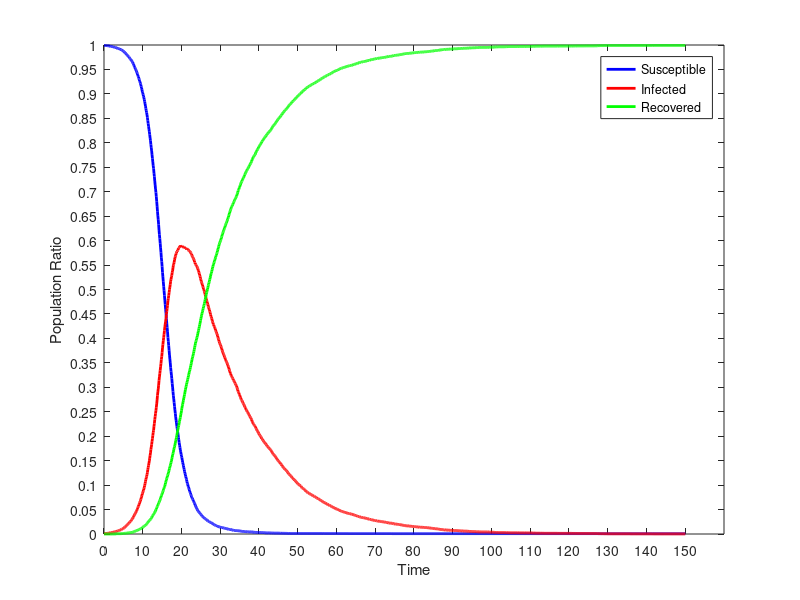

MATLAB code for this plot:
dynamics = [
0.00,9990.000,10.000,0.000;
0.10,9990.000,10.000,0.000;
0.20,9990.000,10.000,0.000;
0.30,9990.000,10.000,0.000;
0.40,9989.000,11.000,0.000;
0.50,9988.000,12.000,0.000;
0.60,9988.000,12.000,0.000;
0.70,9987.000,13.000,0.000;
0.80,9986.000,14.000,0.000;
0.90,9986.000,14.000,0.000;
1.00,9983.000,17.000,0.000;
1.10,9983.000,17.000,0.000;
1.20,9980.000,20.000,0.000;
1.30,9980.000,20.000,0.000;
1.40,9980.000,20.000,0.000;
1.50,9978.000,22.000,0.000;
1.60,9978.000,22.000,0.000;
1.70,9972.000,28.000,0.000;
1.80,9971.000,29.000,0.000;
1.90,9970.000,30.000,0.000;
2.00,9968.000,32.000,0.000;
2.10,9967.000,33.000,0.000;
2.20,9965.000,35.000,0.000;
2.30,9964.000,35.000,1.000;
2.40,9964.000,35.000,1.000;
2.50,9958.000,41.000,1.000;
2.60,9957.000,42.000,1.000;
2.70,9953.000,46.000,1.000;
2.80,9952.000,47.000,1.000;
2.90,9950.000,49.000,1.000;
3.00,9949.000,49.000,2.000;
3.10,9946.000,52.000,2.000;
3.20,9942.000,54.000,4.000;
3.30,9940.000,54.000,6.000;
3.40,9935.000,59.000,6.000;
3.50,9930.000,64.000,6.000;
3.60,9929.000,65.000,6.000;
3.70,9927.000,67.000,6.000;
3.80,9926.000,68.000,6.000;
3.90,9922.000,72.000,6.000;
4.00,9921.000,73.000,6.000;
4.10,9913.000,81.000,6.000;
4.20,9912.000,82.000,6.000;
4.30,9908.000,85.000,7.000;
4.40,9906.000,87.000,7.000;
4.50,9903.000,90.000,7.000;
4.60,9894.000,99.000,7.000;
4.70,9892.000,100.000,8.000;
4.80,9885.000,105.000,10.000;
4.90,9881.000,109.000,10.000;
5.00,9872.000,117.000,11.000;
5.10,9866.000,122.000,12.000;
5.20,9861.000,126.000,13.000;
5.30,9852.000,134.000,14.000;
5.40,9842.000,143.000,15.000;
5.50,9838.000,146.000,16.000;
5.60,9828.000,156.000,16.000;
5.70,9821.000,163.000,16.000;
5.80,9812.000,171.000,17.000;
5.90,9800.000,181.000,19.000;
6.00,9792.000,189.000,19.000;
6.10,9781.000,199.000,20.000;
6.20,9773.000,205.000,22.000;
6.30,9762.000,215.000,23.000;
6.40,9757.000,220.000,23.000;
6.50,9744.000,231.000,25.000;
6.60,9732.000,242.000,26.000;
6.70,9722.000,251.000,27.000;
6.80,9715.000,257.000,28.000;
6.90,9707.000,262.000,31.000;
7.00,9694.000,274.000,32.000;
7.10,9680.000,288.000,32.000;
7.20,9670.000,297.000,33.000;
7.30,9657.000,307.000,36.000;
7.40,9645.000,317.000,38.000;
7.50,9624.000,336.000,40.000;
7.60,9609.000,349.000,42.000;
7.70,9588.000,368.000,44.000;
7.80,9569.000,384.000,47.000;
7.90,9549.000,399.000,52.000;
8.00,9533.000,411.000,56.000;
8.10,9514.000,425.000,61.000;
8.20,9496.000,440.000,64.000;
8.30,9476.000,456.000,68.000;
8.40,9460.000,471.000,69.000;
8.50,9436.000,491.000,73.000;
8.60,9414.000,511.000,75.000;
8.70,9387.000,535.000,78.000;
8.80,9364.000,552.000,84.000;
8.90,9346.000,567.000,87.000;
9.00,9316.000,595.000,89.000;
9.10,9292.000,615.000,93.000;
9.20,9263.000,641.000,96.000;
9.30,9241.000,659.000,100.000;
9.40,9214.000,680.000,106.000;
9.50,9184.000,707.000,109.000;
9.60,9150.000,736.000,114.000;
9.70,9121.000,762.000,117.000;
9.80,9084.000,794.000,122.000;
9.90,9043.000,825.000,132.000;
10.00,9018.000,844.000,138.000;
10.10,8984.000,873.000,143.000;
10.20,8954.000,896.000,150.000;
10.30,8919.000,925.000,156.000;
10.40,8882.000,956.000,162.000;
10.50,8842.000,991.000,167.000;
10.60,8796.000,1031.000,173.000;
10.70,8751.000,1073.000,176.000;
10.80,8701.000,1114.000,185.000;
10.90,8656.000,1148.000,196.000;
11.00,8618.000,1176.000,206.000;
11.10,8570.000,1216.000,214.000;
11.20,8517.000,1258.000,225.000;
11.30,8454.000,1314.000,232.000;
11.40,8394.000,1361.000,245.000;
11.50,8339.000,1401.000,260.000;
11.60,8281.000,1450.000,269.000;
11.70,8226.000,1496.000,278.000;
11.80,8166.000,1551.000,283.000;
11.90,8097.000,1610.000,293.000;
12.00,8042.000,1659.000,299.000;
12.10,7962.000,1730.000,308.000;
12.20,7897.000,1778.000,325.000;
12.30,7833.000,1832.000,335.000;
12.40,7753.000,1896.000,351.000;
12.50,7681.000,1951.000,368.000;
12.60,7608.000,2013.000,379.000;
12.70,7529.000,2079.000,392.000;
12.80,7474.000,2120.000,406.000;
12.90,7379.000,2205.000,416.000;
13.00,7310.000,2261.000,429.000;
13.10,7219.000,2339.000,442.000;
13.20,7137.000,2402.000,461.000;
13.30,7055.000,2466.000,479.000;
13.40,6984.000,2520.000,496.000;
13.50,6897.000,2591.000,512.000;
13.60,6804.000,2660.000,536.000;
13.70,6705.000,2741.000,554.000;
13.80,6600.000,2832.000,568.000;
13.90,6505.000,2905.000,590.000;
14.00,6425.000,2966.000,609.000;
14.10,6326.000,3044.000,630.000;
14.20,6216.000,3138.000,646.000;
14.30,6121.000,3212.000,667.000;
14.40,6039.000,3278.000,683.000;
14.50,5946.000,3347.000,707.000;
14.60,5851.000,3419.000,730.000;
14.70,5761.000,3484.000,755.000;
14.80,5648.000,3569.000,783.000;
14.90,5570.000,3628.000,802.000;
15.00,5468.000,3711.000,821.000;
15.10,5349.000,3805.000,846.000;
15.20,5258.000,3874.000,868.000;
15.30,5158.000,3952.000,890.000;
15.40,5066.000,4015.000,919.000;
15.50,4974.000,4085.000,941.000;
15.60,4877.000,4162.000,961.000;
15.70,4785.000,4233.000,982.000;
15.80,4690.000,4292.000,1018.000;
15.90,4600.000,4351.000,1049.000;
16.00,4513.000,4406.000,1081.000;
16.10,4405.000,4488.000,1107.000;
16.20,4312.000,4550.000,1138.000;
16.30,4221.000,4615.000,1164.000;
16.40,4133.000,4674.000,1193.000;
16.50,4018.000,4768.000,1214.000;
16.60,3939.000,4816.000,1245.000;
16.70,3852.000,4876.000,1272.000;
16.80,3758.000,4937.000,1305.000;
16.90,3660.000,4999.000,1341.000;
17.00,3579.000,5050.000,1371.000;
17.10,3498.000,5106.000,1396.000;
17.20,3401.000,5170.000,1429.000;
17.30,3327.000,5210.000,1463.000;
17.40,3249.000,5257.000,1494.000;
17.50,3176.000,5289.000,1535.000;
17.60,3079.000,5350.000,1571.000;
17.70,3005.000,5380.000,1615.000;
17.80,2914.000,5442.000,1644.000;
17.90,2828.000,5496.000,1676.000;
18.00,2762.000,5519.000,1719.000;
18.10,2687.000,5557.000,1756.000;
18.20,2610.000,5606.000,1784.000;
18.30,2537.000,5644.000,1819.000;
18.40,2467.000,5673.000,1860.000;
18.50,2395.000,5702.000,1903.000;
18.60,2329.000,5733.000,1938.000;
18.70,2274.000,5751.000,1975.000;
18.80,2205.000,5778.000,2017.000;
18.90,2154.000,5781.000,2065.000;
19.00,2094.000,5800.000,2106.000;
19.10,2043.000,5807.000,2150.000;
19.20,1974.000,5843.000,2183.000;
19.30,1926.000,5851.000,2223.000;
19.40,1868.000,5859.000,2273.000;
19.50,1816.000,5876.000,2308.000;
19.60,1772.000,5878.000,2350.000;
19.70,1718.000,5898.000,2384.000;
19.80,1679.000,5886.000,2435.000;
19.90,1631.000,5896.000,2473.000;
20.00,1595.000,5883.000,2522.000;
20.10,1560.000,5866.000,2574.000;
20.20,1512.000,5869.000,2619.000;
20.30,1467.000,5880.000,2653.000;
20.40,1430.000,5872.000,2698.000;
20.50,1397.000,5867.000,2736.000;
20.60,1353.000,5866.000,2781.000;
20.70,1318.000,5864.000,2818.000;
20.80,1275.000,5871.000,2854.000;
20.90,1243.000,5854.000,2903.000;
21.00,1209.000,5840.000,2951.000;
21.10,1173.000,5838.000,2989.000;
21.20,1142.000,5838.000,3020.000;
21.30,1116.000,5823.000,3061.000;
21.40,1070.000,5834.000,3096.000;
21.50,1037.000,5835.000,3128.000;
21.60,1017.000,5822.000,3161.000;
21.70,980.000,5822.000,3198.000;
21.80,959.000,5804.000,3237.000;
21.90,936.000,5796.000,3268.000;
22.00,906.000,5785.000,3309.000;
22.10,878.000,5787.000,3335.000;
22.20,855.000,5777.000,3368.000;
22.30,836.000,5757.000,3407.000;
22.40,809.000,5748.000,3443.000;
22.50,787.000,5731.000,3482.000;
22.60,762.000,5723.000,3515.000;
22.70,741.000,5697.000,3562.000;
22.80,728.000,5674.000,3598.000;
22.90,709.000,5663.000,3628.000;
23.00,695.000,5646.000,3659.000;
23.10,673.000,5633.000,3694.000;
23.20,653.000,5614.000,3733.000;
23.30,637.000,5587.000,3776.000;
23.40,625.000,5558.000,3817.000;
23.50,597.000,5546.000,3857.000;
23.60,583.000,5516.000,3901.000;
23.70,563.000,5503.000,3934.000;
23.80,542.000,5500.000,3958.000;
23.90,527.000,5483.000,3990.000;
24.00,511.000,5467.000,4022.000;
24.10,498.000,5449.000,4053.000;
24.20,480.000,5427.000,4093.000;
24.30,469.000,5400.000,4131.000;
24.40,461.000,5379.000,4160.000;
24.50,448.000,5349.000,4203.000;
24.60,439.000,5321.000,4240.000;
24.70,429.000,5291.000,4280.000;
24.80,418.000,5267.000,4315.000;
24.90,408.000,5227.000,4365.000;
25.00,400.000,5198.000,4402.000;
25.10,393.000,5167.000,4440.000;
25.20,383.000,5142.000,4475.000;
25.30,370.000,5117.000,4513.000;
25.40,363.000,5094.000,4543.000;
25.50,357.000,5066.000,4577.000;
25.60,348.000,5038.000,4614.000;
25.70,342.000,5011.000,4647.000;
25.80,335.000,4990.000,4675.000;
25.90,325.000,4961.000,4714.000;
26.00,316.000,4936.000,4748.000;
26.10,312.000,4898.000,4790.000;
26.20,307.000,4865.000,4828.000;
26.30,300.000,4834.000,4866.000;
26.40,293.000,4805.000,4902.000;
26.50,287.000,4772.000,4941.000;
26.60,283.000,4748.000,4969.000;
26.70,276.000,4717.000,5007.000;
26.80,268.000,4696.000,5036.000;
26.90,263.000,4657.000,5080.000;
27.00,261.000,4633.000,5106.000;
27.10,256.000,4604.000,5140.000;
27.20,248.000,4582.000,5170.000;
27.30,244.000,4550.000,5206.000;
27.40,239.000,4524.000,5237.000;
27.50,236.000,4489.000,5275.000;
27.60,232.000,4453.000,5315.000;
27.70,229.000,4435.000,5336.000;
27.80,224.000,4408.000,5368.000;
27.90,220.000,4375.000,5405.000;
28.00,216.000,4347.000,5437.000;
28.10,210.000,4320.000,5470.000;
28.20,205.000,4293.000,5502.000;
28.30,197.000,4279.000,5524.000;
28.40,195.000,4252.000,5553.000;
28.50,187.000,4235.000,5578.000;
28.60,180.000,4215.000,5605.000;
28.70,178.000,4195.000,5627.000;
28.80,173.000,4167.000,5660.000;
28.90,170.000,4144.000,5686.000;
29.00,169.000,4125.000,5706.000;
29.10,165.000,4100.000,5735.000;
29.20,157.000,4084.000,5759.000;
29.30,157.000,4053.000,5790.000;
29.40,152.000,4024.000,5824.000;
29.50,151.000,3998.000,5851.000;
29.60,148.000,3973.000,5879.000;
29.70,147.000,3939.000,5914.000;
29.80,144.000,3913.000,5943.000;
29.90,143.000,3897.000,5960.000;
30.00,142.000,3872.000,5986.000;
30.10,138.000,3859.000,6003.000;
30.20,137.000,3833.000,6030.000;
30.30,132.000,3809.000,6059.000;
30.40,132.000,3784.000,6084.000;
30.50,131.000,3755.000,6114.000;
30.60,130.000,3730.000,6140.000;
30.70,128.000,3708.000,6164.000;
30.80,124.000,3688.000,6188.000;
30.90,122.000,3667.000,6211.000;
31.00,121.000,3647.000,6232.000;
31.10,120.000,3627.000,6253.000;
31.20,117.000,3606.000,6277.000;
31.30,116.000,3580.000,6304.000;
31.40,115.000,3559.000,6326.000;
31.50,112.000,3539.000,6349.000;
31.60,110.000,3523.000,6367.000;
31.70,107.000,3507.000,6386.000;
31.80,105.000,3488.000,6407.000;
31.90,103.000,3461.000,6436.000;
32.00,101.000,3440.000,6459.000;
32.10,98.000,3423.000,6479.000;
32.20,95.000,3396.000,6509.000;
32.30,95.000,3366.000,6539.000;
32.40,95.000,3340.000,6565.000;
32.50,94.000,3316.000,6590.000;
32.60,94.000,3290.000,6616.000;
32.70,91.000,3273.000,6636.000;
32.80,89.000,3248.000,6663.000;
32.90,86.000,3229.000,6685.000;
33.00,85.000,3214.000,6701.000;
33.10,83.000,3204.000,6713.000;
33.20,81.000,3185.000,6734.000;
33.30,79.000,3171.000,6750.000;
33.40,77.000,3149.000,6774.000;
33.50,72.000,3137.000,6791.000;
33.60,72.000,3123.000,6805.000;
33.70,71.000,3105.000,6824.000;
33.80,70.000,3085.000,6845.000;
33.90,70.000,3074.000,6856.000;
34.00,70.000,3056.000,6874.000;
34.10,69.000,3041.000,6890.000;
34.20,69.000,3025.000,6906.000;
34.30,68.000,2999.000,6933.000;
34.40,67.000,2976.000,6957.000;
34.50,67.000,2952.000,6981.000;
34.60,66.000,2915.000,7019.000;
34.70,66.000,2901.000,7033.000;
34.80,65.000,2884.000,7051.000;
34.90,64.000,2860.000,7076.000;
35.00,62.000,2843.000,7095.000;
35.10,61.000,2820.000,7119.000;
35.20,60.000,2797.000,7143.000;
35.30,58.000,2778.000,7164.000;
35.40,58.000,2753.000,7189.000;
35.50,56.000,2738.000,7206.000;
35.60,55.000,2730.000,7215.000;
35.70,54.000,2710.000,7236.000;
35.80,52.000,2691.000,7257.000;
35.90,50.000,2676.000,7274.000;
36.00,50.000,2665.000,7285.000;
36.10,50.000,2647.000,7303.000;
36.20,50.000,2628.000,7322.000;
36.30,49.000,2606.000,7345.000;
36.40,49.000,2592.000,7359.000;
36.50,48.000,2577.000,7375.000;
36.60,47.000,2558.000,7395.000;
36.70,46.000,2540.000,7414.000;
36.80,46.000,2528.000,7426.000;
36.90,46.000,2513.000,7441.000;
37.00,44.000,2497.000,7459.000;
37.10,44.000,2488.000,7468.000;
37.20,44.000,2473.000,7483.000;
37.30,44.000,2458.000,7498.000;
37.40,44.000,2443.000,7513.000;
37.50,44.000,2428.000,7528.000;
37.60,44.000,2410.000,7546.000;
37.70,43.000,2397.000,7560.000;
37.80,43.000,2382.000,7575.000;
37.90,43.000,2371.000,7586.000;
38.00,42.000,2353.000,7605.000;
38.10,41.000,2338.000,7621.000;
38.20,40.000,2311.000,7649.000;
38.30,40.000,2292.000,7668.000;
38.40,40.000,2274.000,7686.000;
38.50,40.000,2257.000,7703.000;
38.60,38.000,2247.000,7715.000;
38.70,37.000,2233.000,7730.000;
38.80,35.000,2224.000,7741.000;
38.90,35.000,2212.000,7753.000;
39.00,34.000,2205.000,7761.000;
39.10,34.000,2185.000,7781.000;
39.20,32.000,2163.000,7805.000;
39.30,32.000,2150.000,7818.000;
39.40,32.000,2136.000,7832.000;
39.50,32.000,2118.000,7850.000;
39.60,32.000,2106.000,7862.000;
39.70,32.000,2095.000,7873.000;
39.80,32.000,2078.000,7890.000;
39.90,32.000,2058.000,7910.000;
40.00,31.000,2047.000,7922.000;
40.10,31.000,2032.000,7937.000;
40.20,31.000,2019.000,7950.000;
40.30,30.000,2010.000,7960.000;
40.40,29.000,1998.000,7973.000;
40.50,29.000,1987.000,7984.000;
40.60,29.000,1971.000,8000.000;
40.70,29.000,1950.000,8021.000;
40.80,29.000,1944.000,8027.000;
40.90,29.000,1934.000,8037.000;
41.00,29.000,1919.000,8052.000;
41.10,29.000,1909.000,8062.000;
41.20,29.000,1895.000,8076.000;
41.30,28.000,1883.000,8089.000;
41.40,26.000,1874.000,8100.000;
41.50,24.000,1868.000,8108.000;
41.60,24.000,1855.000,8121.000;
41.70,23.000,1848.000,8129.000;
41.80,23.000,1834.000,8143.000;
41.90,23.000,1826.000,8151.000;
42.00,23.000,1814.000,8163.000;
42.10,23.000,1800.000,8177.000;
42.20,23.000,1790.000,8187.000;
42.30,23.000,1783.000,8194.000;
42.40,22.000,1774.000,8204.000;
42.50,22.000,1763.000,8215.000;
42.60,22.000,1753.000,8225.000;
42.70,22.000,1746.000,8232.000;
42.80,22.000,1737.000,8241.000;
42.90,22.000,1726.000,8252.000;
43.00,21.000,1719.000,8260.000;
43.10,21.000,1709.000,8270.000;
43.20,20.000,1696.000,8284.000;
43.30,20.000,1681.000,8299.000;
43.40,20.000,1668.000,8312.000;
43.50,20.000,1655.000,8325.000;
43.60,20.000,1642.000,8338.000;
43.70,19.000,1632.000,8349.000;
43.80,18.000,1625.000,8357.000;
43.90,18.000,1615.000,8367.000;
44.00,18.000,1604.000,8378.000;
44.10,18.000,1596.000,8386.000;
44.20,18.000,1585.000,8397.000;
44.30,18.000,1574.000,8408.000;
44.40,18.000,1563.000,8419.000;
44.50,18.000,1551.000,8431.000;
44.60,18.000,1537.000,8445.000;
44.70,18.000,1526.000,8456.000;
44.80,18.000,1511.000,8471.000;
44.90,18.000,1501.000,8481.000;
45.00,18.000,1496.000,8486.000;
45.10,17.000,1487.000,8496.000;
45.20,17.000,1477.000,8506.000;
45.30,17.000,1470.000,8513.000;
45.40,17.000,1459.000,8524.000;
45.50,17.000,1446.000,8537.000;
45.60,17.000,1432.000,8551.000;
45.70,15.000,1427.000,8558.000;
45.80,15.000,1419.000,8566.000;
45.90,15.000,1409.000,8576.000;
46.00,15.000,1391.000,8594.000;
46.10,15.000,1381.000,8604.000;
46.20,15.000,1370.000,8615.000;
46.30,15.000,1359.000,8626.000;
46.40,15.000,1350.000,8635.000;
46.50,15.000,1343.000,8642.000;
46.60,14.000,1334.000,8652.000;
46.70,14.000,1322.000,8664.000;
46.80,14.000,1315.000,8671.000;
46.90,14.000,1309.000,8677.000;
47.00,14.000,1301.000,8685.000;
47.10,14.000,1295.000,8691.000;
47.20,13.000,1284.000,8703.000;
47.30,13.000,1275.000,8712.000;
47.40,13.000,1261.000,8726.000;
47.50,13.000,1251.000,8736.000;
47.60,12.000,1238.000,8750.000;
47.70,12.000,1227.000,8761.000;
47.80,11.000,1220.000,8769.000;
47.90,11.000,1213.000,8776.000;
48.00,11.000,1204.000,8785.000;
48.10,11.000,1196.000,8793.000;
48.20,11.000,1189.000,8800.000;
48.30,11.000,1181.000,8808.000;
48.40,11.000,1171.000,8818.000;
48.50,11.000,1157.000,8832.000;
48.60,11.000,1147.000,8842.000;
48.70,11.000,1141.000,8848.000;
48.80,11.000,1135.000,8854.000;
48.90,11.000,1122.000,8867.000;
49.00,11.000,1118.000,8871.000;
49.10,11.000,1110.000,8879.000;
49.20,11.000,1099.000,8890.000;
49.30,11.000,1096.000,8893.000;
49.40,11.000,1087.000,8902.000;
49.50,11.000,1077.000,8912.000;
49.60,11.000,1067.000,8922.000;
49.70,11.000,1055.000,8934.000;
49.80,11.000,1049.000,8940.000;
49.90,11.000,1039.000,8950.000;
50.00,11.000,1032.000,8957.000;
50.10,11.000,1022.000,8967.000;
50.20,11.000,1016.000,8973.000;
50.30,11.000,1010.000,8979.000;
50.40,11.000,1005.000,8984.000;
50.50,11.000,997.000,8992.000;
50.60,11.000,989.000,9000.000;
50.70,11.000,985.000,9004.000;
50.80,11.000,980.000,9009.000;
50.90,11.000,965.000,9024.000;
51.00,11.000,955.000,9034.000;
51.10,11.000,944.000,9045.000;
51.20,11.000,941.000,9048.000;
51.30,11.000,933.000,9056.000;
51.40,11.000,930.000,9059.000;
51.50,11.000,922.000,9067.000;
51.60,11.000,916.000,9073.000;
51.70,11.000,905.000,9084.000;
51.80,11.000,900.000,9089.000;
51.90,11.000,897.000,9092.000;
52.00,11.000,891.000,9098.000;
52.10,11.000,880.000,9109.000;
52.20,11.000,868.000,9121.000;
52.30,11.000,862.000,9127.000;
52.40,11.000,859.000,9130.000;
52.50,11.000,853.000,9136.000;
52.60,11.000,847.000,9142.000;
52.70,11.000,841.000,9148.000;
52.80,11.000,838.000,9151.000;
52.90,11.000,835.000,9154.000;
53.00,11.000,829.000,9160.000;
53.10,11.000,822.000,9167.000;
53.20,11.000,818.000,9171.000;
53.30,11.000,813.000,9176.000;
53.40,11.000,808.000,9181.000;
53.50,11.000,804.000,9185.000;
53.60,11.000,800.000,9189.000;
53.70,11.000,795.000,9194.000;
53.80,11.000,789.000,9200.000;
53.90,11.000,783.000,9206.000;
54.00,11.000,777.000,9212.000;
54.10,11.000,776.000,9213.000;
54.20,11.000,775.000,9214.000;
54.30,11.000,772.000,9217.000;
54.40,11.000,766.000,9223.000;
54.50,11.000,759.000,9230.000;
54.60,11.000,755.000,9234.000;
54.70,11.000,749.000,9240.000;
54.80,11.000,746.000,9243.000;
54.90,11.000,736.000,9253.000;
55.00,11.000,732.000,9257.000;
55.10,11.000,728.000,9261.000;
55.20,11.000,726.000,9263.000;
55.30,11.000,722.000,9267.000;
55.40,11.000,717.000,9272.000;
55.50,11.000,711.000,9278.000;
55.60,11.000,706.000,9283.000;
55.70,11.000,701.000,9288.000;
55.80,11.000,694.000,9295.000;
55.90,11.000,687.000,9302.000;
56.00,11.000,683.000,9306.000;
56.10,11.000,680.000,9309.000;
56.20,11.000,676.000,9313.000;
56.30,11.000,670.000,9319.000;
56.40,11.000,664.000,9325.000;
56.50,11.000,658.000,9331.000;
56.60,10.000,653.000,9337.000;
56.70,10.000,649.000,9341.000;
56.80,10.000,646.000,9344.000;
56.90,10.000,642.000,9348.000;
57.00,10.000,637.000,9353.000;
57.10,10.000,636.000,9354.000;
57.20,10.000,628.000,9362.000;
57.30,10.000,622.000,9368.000;
57.40,10.000,618.000,9372.000;
57.50,10.000,613.000,9377.000;
57.60,10.000,612.000,9378.000;
57.70,10.000,605.000,9385.000;
57.80,10.000,599.000,9391.000;
57.90,10.000,596.000,9394.000;
58.00,10.000,595.000,9395.000;
58.10,10.000,592.000,9398.000;
58.20,10.000,587.000,9403.000;
58.30,10.000,581.000,9409.000;
58.40,10.000,577.000,9413.000;
58.50,10.000,574.000,9416.000;
58.60,10.000,571.000,9419.000;
58.70,10.000,566.000,9424.000;
58.80,10.000,560.000,9430.000;
58.90,10.000,555.000,9435.000;
59.00,10.000,550.000,9440.000;
59.10,10.000,546.000,9444.000;
59.20,10.000,540.000,9450.000;
59.30,10.000,537.000,9453.000;
59.40,10.000,533.000,9457.000;
59.50,10.000,533.000,9457.000;
59.60,10.000,526.000,9464.000;
59.70,10.000,520.000,9470.000;
59.80,10.000,516.000,9474.000;
59.90,10.000,513.000,9477.000;
60.00,10.000,510.000,9480.000;
60.10,10.000,509.000,9481.000;
60.20,10.000,507.000,9483.000;
60.30,9.000,506.000,9485.000;
60.40,9.000,498.000,9493.000;
60.50,9.000,494.000,9497.000;
60.60,9.000,490.000,9501.000;
60.70,9.000,484.000,9507.000;
60.80,9.000,482.000,9509.000;
60.90,9.000,478.000,9513.000;
61.00,9.000,474.000,9517.000;
61.10,9.000,474.000,9517.000;
61.20,9.000,471.000,9520.000;
61.30,9.000,466.000,9525.000;
61.40,9.000,463.000,9528.000;
61.50,9.000,461.000,9530.000;
61.60,9.000,458.000,9533.000;
61.70,9.000,454.000,9537.000;
61.80,9.000,452.000,9539.000;
61.90,9.000,448.000,9543.000;
62.00,9.000,447.000,9544.000;
62.10,9.000,444.000,9547.000;
62.20,9.000,441.000,9550.000;
62.30,9.000,440.000,9551.000;
62.40,9.000,438.000,9553.000;
62.50,9.000,434.000,9557.000;
62.60,9.000,433.000,9558.000;
62.70,9.000,431.000,9560.000;
62.80,9.000,428.000,9563.000;
62.90,9.000,425.000,9566.000;
63.00,9.000,423.000,9568.000;
63.10,8.000,420.000,9572.000;
63.20,8.000,419.000,9573.000;
63.30,8.000,417.000,9575.000;
63.40,8.000,414.000,9578.000;
63.50,8.000,412.000,9580.000;
63.60,8.000,412.000,9580.000;
63.70,8.000,411.000,9581.000;
63.80,8.000,407.000,9585.000;
63.90,8.000,406.000,9586.000;
64.00,8.000,403.000,9589.000;
64.10,8.000,403.000,9589.000;
64.20,8.000,402.000,9590.000;
64.30,8.000,396.000,9596.000;
64.40,8.000,393.000,9599.000;
64.50,8.000,391.000,9601.000;
64.60,8.000,388.000,9604.000;
64.70,8.000,385.000,9607.000;
64.80,8.000,381.000,9611.000;
64.90,8.000,379.000,9613.000;
65.00,8.000,378.000,9614.000;
65.10,8.000,376.000,9616.000;
65.20,8.000,375.000,9617.000;
65.30,8.000,372.000,9620.000;
65.40,8.000,366.000,9626.000;
65.50,8.000,362.000,9630.000;
65.60,8.000,359.000,9633.000;
65.70,8.000,358.000,9634.000;
65.80,8.000,357.000,9635.000;
65.90,8.000,352.000,9640.000;
66.00,8.000,349.000,9643.000;
66.10,8.000,346.000,9646.000;
66.20,8.000,344.000,9648.000;
66.30,8.000,344.000,9648.000;
66.40,8.000,344.000,9648.000;
66.50,8.000,340.000,9652.000;
66.60,8.000,338.000,9654.000;
66.70,8.000,335.000,9657.000;
66.80,8.000,334.000,9658.000;
66.90,8.000,331.000,9661.000;
67.00,8.000,331.000,9661.000;
67.10,8.000,329.000,9663.000;
67.20,8.000,329.000,9663.000;
67.30,8.000,329.000,9663.000;
67.40,8.000,327.000,9665.000;
67.50,8.000,326.000,9666.000;
67.60,8.000,322.000,9670.000;
67.70,8.000,318.000,9674.000;
67.80,8.000,316.000,9676.000;
67.90,8.000,313.000,9679.000;
68.00,8.000,312.000,9680.000;
68.10,8.000,310.000,9682.000;
68.20,8.000,309.000,9683.000;
68.30,8.000,307.000,9685.000;
68.40,8.000,307.000,9685.000;
68.50,8.000,304.000,9688.000;
68.60,8.000,299.000,9693.000;
68.70,8.000,296.000,9696.000;
68.80,8.000,295.000,9697.000;
68.90,8.000,295.000,9697.000;
69.00,8.000,293.000,9699.000;
69.10,8.000,291.000,9701.000;
69.20,8.000,288.000,9704.000;
69.30,8.000,286.000,9706.000;
69.40,8.000,285.000,9707.000;
69.50,8.000,284.000,9708.000;
69.60,8.000,282.000,9710.000;
69.70,8.000,282.000,9710.000;
69.80,8.000,278.000,9714.000;
69.90,8.000,277.000,9715.000;
70.00,8.000,275.000,9717.000;
70.10,8.000,275.000,9717.000;
70.20,8.000,271.000,9721.000;
70.30,8.000,268.000,9724.000;
70.40,8.000,267.000,9725.000;
70.50,8.000,267.000,9725.000;
70.60,8.000,266.000,9726.000;
70.70,8.000,262.000,9730.000;
70.80,8.000,262.000,9730.000;
70.90,8.000,261.000,9731.000;
71.00,8.000,261.000,9731.000;
71.10,8.000,261.000,9731.000;
71.20,8.000,260.000,9732.000;
71.30,8.000,260.000,9732.000;
71.40,8.000,258.000,9734.000;
71.50,8.000,256.000,9736.000;
71.60,8.000,254.000,9738.000;
71.70,8.000,251.000,9741.000;
71.80,8.000,250.000,9742.000;
71.90,8.000,250.000,9742.000;
72.00,8.000,248.000,9744.000;
72.10,8.000,247.000,9745.000;
72.20,8.000,247.000,9745.000;
72.30,8.000,246.000,9746.000;
72.40,8.000,246.000,9746.000;
72.50,8.000,243.000,9749.000;
72.60,8.000,241.000,9751.000;
72.70,8.000,240.000,9752.000;
72.80,8.000,238.000,9754.000;
72.90,8.000,237.000,9755.000;
73.00,8.000,234.000,9758.000;
73.10,8.000,233.000,9759.000;
73.20,8.000,232.000,9760.000;
73.30,8.000,229.000,9763.000;
73.40,8.000,225.000,9767.000;
73.50,8.000,224.000,9768.000;
73.60,8.000,224.000,9768.000;
73.70,8.000,224.000,9768.000;
73.80,8.000,224.000,9768.000;
73.90,8.000,223.000,9769.000;
74.00,8.000,222.000,9770.000;
74.10,8.000,221.000,9771.000;
74.20,8.000,221.000,9771.000;
74.30,7.000,221.000,9772.000;
74.40,7.000,218.000,9775.000;
74.50,7.000,217.000,9776.000;
74.60,7.000,213.000,9780.000;
74.70,7.000,209.000,9784.000;
74.80,7.000,208.000,9785.000;
74.90,7.000,208.000,9785.000;
75.00,7.000,206.000,9787.000;
75.10,7.000,206.000,9787.000;
75.20,7.000,204.000,9789.000;
75.30,7.000,204.000,9789.000;
75.40,7.000,203.000,9790.000;
75.50,7.000,202.000,9791.000;
75.60,7.000,201.000,9792.000;
75.70,7.000,199.000,9794.000;
75.80,7.000,197.000,9796.000;
75.90,7.000,196.000,9797.000;
76.00,7.000,196.000,9797.000;
76.10,7.000,195.000,9798.000;
76.20,7.000,195.000,9798.000;
76.30,7.000,193.000,9800.000;
76.40,7.000,191.000,9802.000;
76.50,7.000,190.000,9803.000;
76.60,7.000,188.000,9805.000;
76.70,7.000,186.000,9807.000;
76.80,7.000,184.000,9809.000;
76.90,7.000,183.000,9810.000;
77.00,7.000,182.000,9811.000;
77.10,7.000,181.000,9812.000;
77.20,7.000,180.000,9813.000;
77.30,7.000,178.000,9815.000;
77.40,7.000,176.000,9817.000;
77.50,7.000,172.000,9821.000;
77.60,7.000,171.000,9822.000;
77.70,7.000,169.000,9824.000;
77.80,7.000,169.000,9824.000;
77.90,7.000,168.000,9825.000;
78.00,7.000,168.000,9825.000;
78.10,7.000,167.000,9826.000;
78.20,7.000,167.000,9826.000;
78.30,7.000,167.000,9826.000;
78.40,7.000,167.000,9826.000;
78.50,7.000,166.000,9827.000;
78.60,7.000,164.000,9829.000;
78.70,7.000,164.000,9829.000;
78.80,7.000,163.000,9830.000;
78.90,7.000,161.000,9832.000;
79.00,7.000,160.000,9833.000;
79.10,7.000,159.000,9834.000;
79.20,7.000,159.000,9834.000;
79.30,7.000,158.000,9835.000;
79.40,7.000,157.000,9836.000;
79.50,7.000,157.000,9836.000;
79.60,7.000,156.000,9837.000;
79.70,7.000,155.000,9838.000;
79.80,7.000,153.000,9840.000;
79.90,7.000,152.000,9841.000;
80.00,7.000,152.000,9841.000;
80.10,7.000,150.000,9843.000;
80.20,7.000,150.000,9843.000;
80.30,7.000,149.000,9844.000;
80.40,7.000,149.000,9844.000;
80.50,7.000,148.000,9845.000;
80.60,7.000,147.000,9846.000;
80.70,7.000,146.000,9847.000;
80.80,7.000,144.000,9849.000;
80.90,7.000,143.000,9850.000;
81.00,7.000,143.000,9850.000;
81.10,7.000,143.000,9850.000;
81.20,7.000,143.000,9850.000;
81.30,7.000,142.000,9851.000;
81.40,7.000,139.000,9854.000;
81.50,7.000,139.000,9854.000;
81.60,7.000,139.000,9854.000;
81.70,7.000,139.000,9854.000;
81.80,7.000,138.000,9855.000;
81.90,7.000,138.000,9855.000;
82.00,7.000,138.000,9855.000;
82.10,7.000,138.000,9855.000;
82.20,7.000,138.000,9855.000;
82.30,7.000,137.000,9856.000;
82.40,7.000,136.000,9857.000;
82.50,7.000,135.000,9858.000;
82.60,7.000,135.000,9858.000;
82.70,7.000,134.000,9859.000;
82.80,7.000,133.000,9860.000;
82.90,7.000,132.000,9861.000;
83.00,7.000,132.000,9861.000;
83.10,7.000,131.000,9862.000;
83.20,7.000,130.000,9863.000;
83.30,7.000,130.000,9863.000;
83.40,7.000,130.000,9863.000;
83.50,7.000,128.000,9865.000;
83.60,7.000,127.000,9866.000;
83.70,7.000,126.000,9867.000;
83.80,7.000,126.000,9867.000;
83.90,7.000,126.000,9867.000;
84.00,7.000,124.000,9869.000;
84.10,7.000,123.000,9870.000;
84.20,7.000,121.000,9872.000;
84.30,7.000,120.000,9873.000;
84.40,7.000,120.000,9873.000;
84.50,7.000,118.000,9875.000;
84.60,7.000,118.000,9875.000;
84.70,7.000,117.000,9876.000;
84.80,7.000,117.000,9876.000;
84.90,7.000,115.000,9878.000;
85.00,7.000,114.000,9879.000;
85.10,7.000,113.000,9880.000;
85.20,7.000,110.000,9883.000;
85.30,7.000,108.000,9885.000;
85.40,7.000,108.000,9885.000;
85.50,7.000,108.000,9885.000;
85.60,7.000,108.000,9885.000;
85.70,7.000,107.000,9886.000;
85.80,7.000,106.000,9887.000;
85.90,7.000,105.000,9888.000;
86.00,7.000,104.000,9889.000;
86.10,7.000,104.000,9889.000;
86.20,7.000,103.000,9890.000;
86.30,7.000,103.000,9890.000;
86.40,7.000,99.000,9894.000;
86.50,7.000,98.000,9895.000;
86.60,7.000,97.000,9896.000;
86.70,7.000,95.000,9898.000;
86.80,7.000,94.000,9899.000;
86.90,7.000,94.000,9899.000;
87.00,7.000,93.000,9900.000;
87.10,7.000,91.000,9902.000;
87.20,7.000,91.000,9902.000;
87.30,7.000,89.000,9904.000;
87.40,7.000,87.000,9906.000;
87.50,7.000,87.000,9906.000;
87.60,7.000,86.000,9907.000;
87.70,7.000,86.000,9907.000;
87.80,7.000,86.000,9907.000;
87.90,7.000,86.000,9907.000;
88.00,7.000,83.000,9910.000;
88.10,7.000,81.000,9912.000;
88.20,7.000,81.000,9912.000;
88.30,7.000,81.000,9912.000;
88.40,7.000,81.000,9912.000;
88.50,7.000,81.000,9912.000;
88.60,7.000,81.000,9912.000;
88.70,7.000,80.000,9913.000;
88.80,7.000,80.000,9913.000;
88.90,7.000,78.000,9915.000;
89.00,7.000,78.000,9915.000;
89.10,7.000,78.000,9915.000;
89.20,7.000,78.000,9915.000;
89.30,7.000,78.000,9915.000;
89.40,7.000,76.000,9917.000;
89.50,7.000,76.000,9917.000;
89.60,7.000,75.000,9918.000;
89.70,7.000,75.000,9918.000;
89.80,7.000,75.000,9918.000;
89.90,7.000,74.000,9919.000;
90.00,7.000,74.000,9919.000;
90.10,7.000,72.000,9921.000;
90.20,7.000,72.000,9921.000;
90.30,7.000,72.000,9921.000;
90.40,7.000,72.000,9921.000;
90.50,7.000,71.000,9922.000;
90.60,7.000,70.000,9923.000;
90.70,7.000,70.000,9923.000;
90.80,7.000,70.000,9923.000;
90.90,7.000,70.000,9923.000;
91.00,7.000,70.000,9923.000;
91.10,7.000,70.000,9923.000;
91.20,7.000,70.000,9923.000;
91.30,7.000,68.000,9925.000;
91.40,7.000,68.000,9925.000;
91.50,7.000,66.000,9927.000;
91.60,7.000,66.000,9927.000;
91.70,7.000,65.000,9928.000;
91.80,7.000,65.000,9928.000;
91.90,7.000,65.000,9928.000;
92.00,7.000,65.000,9928.000;
92.10,7.000,64.000,9929.000;
92.20,7.000,64.000,9929.000;
92.30,7.000,64.000,9929.000;
92.40,7.000,63.000,9930.000;
92.50,7.000,61.000,9932.000;
92.60,7.000,61.000,9932.000;
92.70,7.000,61.000,9932.000;
92.80,7.000,60.000,9933.000;
92.90,7.000,60.000,9933.000;
93.00,7.000,59.000,9934.000;
93.10,7.000,59.000,9934.000;
93.20,7.000,59.000,9934.000;
93.30,7.000,59.000,9934.000;
93.40,7.000,59.000,9934.000;
93.50,7.000,59.000,9934.000;
93.60,7.000,58.000,9935.000;
93.70,7.000,58.000,9935.000;
93.80,7.000,58.000,9935.000;
93.90,7.000,57.000,9936.000;
94.00,7.000,56.000,9937.000;
94.10,7.000,54.000,9939.000;
94.20,7.000,54.000,9939.000;
94.30,7.000,54.000,9939.000;
94.40,7.000,54.000,9939.000;
94.50,7.000,53.000,9940.000;
94.60,7.000,52.000,9941.000;
94.70,7.000,52.000,9941.000;
94.80,7.000,51.000,9942.000;
94.90,7.000,51.000,9942.000;
95.00,7.000,51.000,9942.000;
95.10,7.000,50.000,9943.000;
95.20,7.000,50.000,9943.000;
95.30,7.000,50.000,9943.000;
95.40,7.000,50.000,9943.000;
95.50,7.000,50.000,9943.000;
95.60,7.000,49.000,9944.000;
95.70,7.000,49.000,9944.000;
95.80,7.000,49.000,9944.000;
95.90,7.000,48.000,9945.000;
96.00,7.000,48.000,9945.000;
96.10,7.000,47.000,9946.000;
96.20,7.000,47.000,9946.000;
96.30,7.000,46.000,9947.000;
96.40,7.000,46.000,9947.000;
96.50,7.000,44.000,9949.000;
96.60,7.000,44.000,9949.000;
96.70,7.000,43.000,9950.000;
96.80,7.000,43.000,9950.000;
96.90,7.000,43.000,9950.000;
97.00,7.000,43.000,9950.000;
97.10,7.000,43.000,9950.000;
97.20,7.000,43.000,9950.000;
97.30,7.000,43.000,9950.000;
97.40,7.000,42.000,9951.000;
97.50,7.000,42.000,9951.000;
97.60,7.000,42.000,9951.000;
97.70,7.000,42.000,9951.000;
97.80,7.000,42.000,9951.000;
97.90,7.000,42.000,9951.000;
98.00,7.000,42.000,9951.000;
98.10,7.000,42.000,9951.000;
98.20,7.000,42.000,9951.000;
98.30,7.000,42.000,9951.000;
98.40,7.000,42.000,9951.000;
98.50,7.000,42.000,9951.000;
98.60,7.000,42.000,9951.000;
98.70,7.000,42.000,9951.000;
98.80,7.000,42.000,9951.000;
98.90,7.000,42.000,9951.000;
99.00,7.000,42.000,9951.000;
99.10,7.000,41.000,9952.000;
99.20,7.000,41.000,9952.000;
99.30,7.000,40.000,9953.000;
99.40,7.000,40.000,9953.000;
99.50,7.000,39.000,9954.000;
99.60,7.000,38.000,9955.000;
99.70,7.000,38.000,9955.000;
99.80,7.000,38.000,9955.000;
99.90,7.000,38.000,9955.000;
100.00,7.000,38.000,9955.000;
100.10,7.000,38.000,9955.000;
100.20,7.000,37.000,9956.000;
100.30,7.000,37.000,9956.000;
100.40,7.000,36.000,9957.000;
100.50,7.000,36.000,9957.000;
100.60,7.000,35.000,9958.000;
100.70,7.000,35.000,9958.000;
100.80,7.000,34.000,9959.000;
100.90,7.000,34.000,9959.000;
101.00,7.000,33.000,9960.000;
101.10,7.000,33.000,9960.000;
101.20,7.000,33.000,9960.000;
101.30,7.000,32.000,9961.000;
101.40,7.000,32.000,9961.000;
101.50,7.000,31.000,9962.000;
101.60,7.000,31.000,9962.000;
101.70,7.000,31.000,9962.000;
101.80,7.000,30.000,9963.000;
101.90,7.000,30.000,9963.000;
102.00,7.000,30.000,9963.000;
102.10,7.000,30.000,9963.000;
102.20,7.000,30.000,9963.000;
102.30,7.000,30.000,9963.000;
102.40,7.000,30.000,9963.000;
102.50,7.000,30.000,9963.000;
102.60,7.000,30.000,9963.000;
102.70,7.000,30.000,9963.000;
102.80,7.000,30.000,9963.000;
102.90,7.000,30.000,9963.000;
103.00,7.000,30.000,9963.000;
103.10,7.000,30.000,9963.000;
103.20,7.000,30.000,9963.000;
103.30,7.000,30.000,9963.000;
103.40,7.000,29.000,9964.000;
103.50,7.000,29.000,9964.000;
103.60,7.000,29.000,9964.000;
103.70,7.000,28.000,9965.000;
103.80,7.000,28.000,9965.000;
103.90,7.000,28.000,9965.000;
104.00,7.000,27.000,9966.000;
104.10,7.000,27.000,9966.000;
104.20,7.000,27.000,9966.000;
104.30,7.000,27.000,9966.000;
104.40,7.000,26.000,9967.000;
104.50,7.000,26.000,9967.000;
104.60,7.000,26.000,9967.000;
104.70,7.000,26.000,9967.000;
104.80,7.000,26.000,9967.000;
104.90,7.000,25.000,9968.000;
105.00,7.000,25.000,9968.000;
105.10,7.000,25.000,9968.000;
105.20,7.000,25.000,9968.000;
105.30,7.000,25.000,9968.000;
105.40,7.000,25.000,9968.000;
105.50,7.000,25.000,9968.000;
105.60,7.000,25.000,9968.000;
105.70,7.000,25.000,9968.000;
105.80,7.000,25.000,9968.000;
105.90,7.000,25.000,9968.000;
106.00,7.000,25.000,9968.000;
106.10,7.000,25.000,9968.000;
106.20,7.000,25.000,9968.000;
106.30,7.000,25.000,9968.000;
106.40,7.000,25.000,9968.000;
106.50,7.000,25.000,9968.000;
106.60,7.000,25.000,9968.000;
106.70,7.000,25.000,9968.000;
106.80,7.000,25.000,9968.000;
106.90,7.000,24.000,9969.000;
107.00,7.000,23.000,9970.000;
107.10,7.000,23.000,9970.000;
107.20,7.000,23.000,9970.000;
107.30,7.000,23.000,9970.000;
107.40,7.000,23.000,9970.000;
107.50,7.000,23.000,9970.000;
107.60,7.000,23.000,9970.000;
107.70,7.000,23.000,9970.000;
107.80,7.000,23.000,9970.000;
107.90,7.000,23.000,9970.000;
108.00,7.000,23.000,9970.000;
108.10,7.000,23.000,9970.000;
108.20,7.000,23.000,9970.000;
108.30,7.000,23.000,9970.000;
108.40,7.000,23.000,9970.000;
108.50,7.000,23.000,9970.000;
108.60,7.000,23.000,9970.000;
108.70,7.000,22.000,9971.000;
108.80,7.000,22.000,9971.000;
108.90,7.000,22.000,9971.000;
109.00,7.000,22.000,9971.000;
109.10,7.000,22.000,9971.000;
109.20,7.000,22.000,9971.000;
109.30,7.000,22.000,9971.000;
109.40,7.000,22.000,9971.000;
109.50,7.000,22.000,9971.000;
109.60,7.000,22.000,9971.000;
109.70,7.000,22.000,9971.000;
109.80,7.000,22.000,9971.000;
109.90,7.000,22.000,9971.000;
110.00,7.000,22.000,9971.000;
110.10,7.000,22.000,9971.000;
110.20,7.000,21.000,9972.000;
110.30,7.000,21.000,9972.000;
110.40,7.000,21.000,9972.000;
110.50,7.000,21.000,9972.000;
110.60,7.000,20.000,9973.000;
110.70,7.000,20.000,9973.000;
110.80,7.000,20.000,9973.000;
110.90,7.000,20.000,9973.000;
111.00,7.000,19.000,9974.000;
111.10,7.000,18.000,9975.000;
111.20,7.000,18.000,9975.000;
111.30,7.000,18.000,9975.000;
111.40,7.000,18.000,9975.000;
111.50,7.000,18.000,9975.000;
111.60,7.000,17.000,9976.000;
111.70,7.000,17.000,9976.000;
111.80,7.000,17.000,9976.000;
111.90,7.000,17.000,9976.000;
112.00,7.000,17.000,9976.000;
112.10,7.000,17.000,9976.000;
112.20,7.000,17.000,9976.000;
112.30,7.000,17.000,9976.000;
112.40,7.000,17.000,9976.000;
112.50,7.000,17.000,9976.000;
112.60,7.000,17.000,9976.000;
112.70,7.000,17.000,9976.000;
112.80,7.000,16.000,9977.000;
112.90,7.000,16.000,9977.000;
113.00,7.000,16.000,9977.000;
113.10,7.000,16.000,9977.000;
113.20,7.000,16.000,9977.000;
113.30,7.000,16.000,9977.000;
113.40,7.000,16.000,9977.000;
113.50,7.000,15.000,9978.000;
113.60,7.000,15.000,9978.000;
113.70,7.000,15.000,9978.000;
113.80,7.000,15.000,9978.000;
113.90,7.000,15.000,9978.000;
114.00,7.000,15.000,9978.000;
114.10,7.000,15.000,9978.000;
114.20,7.000,15.000,9978.000;
114.30,7.000,15.000,9978.000;
114.40,7.000,15.000,9978.000;
114.50,7.000,15.000,9978.000;
114.60,7.000,15.000,9978.000;
114.70,7.000,15.000,9978.000;
114.80,7.000,15.000,9978.000;
114.90,7.000,15.000,9978.000;
115.00,7.000,15.000,9978.000;
115.10,7.000,15.000,9978.000;
115.20,7.000,15.000,9978.000;
115.30,7.000,15.000,9978.000;
115.40,7.000,15.000,9978.000;
115.50,7.000,15.000,9978.000;
115.60,7.000,15.000,9978.000;
115.70,7.000,15.000,9978.000;
115.80,7.000,15.000,9978.000;
115.90,7.000,15.000,9978.000;
116.00,7.000,15.000,9978.000;
116.10,7.000,15.000,9978.000;
116.20,7.000,15.000,9978.000;
116.30,7.000,15.000,9978.000;
116.40,7.000,15.000,9978.000;
116.50,7.000,15.000,9978.000;
116.60,7.000,15.000,9978.000;
116.70,7.000,15.000,9978.000;
116.80,7.000,15.000,9978.000;
116.90,7.000,15.000,9978.000;
117.00,7.000,15.000,9978.000;
117.10,7.000,15.000,9978.000;
117.20,7.000,14.000,9979.000;
117.30,7.000,14.000,9979.000;
117.40,7.000,14.000,9979.000;
117.50,7.000,14.000,9979.000;
117.60,7.000,14.000,9979.000;
117.70,7.000,14.000,9979.000;
117.80,7.000,14.000,9979.000;
117.90,7.000,14.000,9979.000;
118.00,7.000,14.000,9979.000;
118.10,7.000,14.000,9979.000;
118.20,7.000,14.000,9979.000;
118.30,7.000,14.000,9979.000;
118.40,7.000,14.000,9979.000;
118.50,7.000,14.000,9979.000;
118.60,7.000,14.000,9979.000;
118.70,7.000,14.000,9979.000;
118.80,7.000,14.000,9979.000;
118.90,7.000,14.000,9979.000;
119.00,7.000,14.000,9979.000;
119.10,7.000,14.000,9979.000;
119.20,7.000,14.000,9979.000;
119.30,7.000,14.000,9979.000;
119.40,7.000,14.000,9979.000;
119.50,7.000,14.000,9979.000;
119.60,7.000,14.000,9979.000;
119.70,7.000,14.000,9979.000;
119.80,7.000,14.000,9979.000;
119.90,7.000,14.000,9979.000;
120.00,7.000,14.000,9979.000;
120.10,7.000,14.000,9979.000;
120.20,7.000,14.000,9979.000;
120.30,7.000,14.000,9979.000;
120.40,7.000,14.000,9979.000;
120.50,7.000,14.000,9979.000;
120.60,7.000,14.000,9979.000;
120.70,7.000,14.000,9979.000;
120.80,7.000,13.000,9980.000;
120.90,7.000,13.000,9980.000;
121.00,7.000,13.000,9980.000;
121.10,7.000,13.000,9980.000;
121.20,7.000,13.000,9980.000;
121.30,7.000,13.000,9980.000;
121.40,7.000,13.000,9980.000;
121.50,7.000,13.000,9980.000;
121.60,7.000,13.000,9980.000;
121.70,7.000,13.000,9980.000;
121.80,7.000,12.000,9981.000;
121.90,7.000,12.000,9981.000;
122.00,7.000,12.000,9981.000;
122.10,7.000,12.000,9981.000;
122.20,7.000,12.000,9981.000;
122.30,7.000,12.000,9981.000;
122.40,7.000,12.000,9981.000;
122.50,7.000,12.000,9981.000;
122.60,7.000,12.000,9981.000;
122.70,7.000,12.000,9981.000;
122.80,7.000,12.000,9981.000;
122.90,7.000,12.000,9981.000;
123.00,7.000,12.000,9981.000;
123.10,7.000,12.000,9981.000;
123.20,7.000,12.000,9981.000;
123.30,7.000,12.000,9981.000;
123.40,7.000,12.000,9981.000;
123.50,7.000,12.000,9981.000;
123.60,7.000,12.000,9981.000;
123.70,7.000,12.000,9981.000;
123.80,7.000,12.000,9981.000;
123.90,7.000,12.000,9981.000;
124.00,7.000,12.000,9981.000;
124.10,7.000,11.000,9982.000;
124.20,7.000,11.000,9982.000;
124.30,7.000,11.000,9982.000;
124.40,7.000,11.000,9982.000;
124.50,7.000,11.000,9982.000;
124.60,7.000,11.000,9982.000;
124.70,7.000,11.000,9982.000;
124.80,7.000,11.000,9982.000;
124.90,7.000,11.000,9982.000;
125.00,7.000,11.000,9982.000;
125.10,7.000,11.000,9982.000;
125.20,7.000,11.000,9982.000;
125.30,7.000,11.000,9982.000;
125.40,7.000,11.000,9982.000;
125.50,7.000,11.000,9982.000;
125.60,7.000,11.000,9982.000;
125.70,7.000,11.000,9982.000;
125.80,7.000,11.000,9982.000;
125.90,7.000,11.000,9982.000;
126.00,7.000,11.000,9982.000;
126.10,7.000,11.000,9982.000;
126.20,7.000,11.000,9982.000;
126.30,7.000,11.000,9982.000;
126.40,7.000,11.000,9982.000;
126.50,7.000,11.000,9982.000;
126.60,7.000,10.000,9983.000;
126.70,7.000,10.000,9983.000;
126.80,7.000,10.000,9983.000;
126.90,7.000,10.000,9983.000;
127.00,7.000,10.000,9983.000;
127.10,7.000,10.000,9983.000;
127.20,7.000,10.000,9983.000;
127.30,7.000,10.000,9983.000;
127.40,7.000,8.000,9985.000;
127.50,7.000,7.000,9986.000;
127.60,7.000,7.000,9986.000;
127.70,7.000,7.000,9986.000;
127.80,7.000,7.000,9986.000;
127.90,7.000,7.000,9986.000;
128.00,7.000,7.000,9986.000;
128.10,7.000,6.000,9987.000;
128.20,7.000,6.000,9987.000;
128.30,7.000,6.000,9987.000;
128.40,7.000,6.000,9987.000;
128.50,7.000,6.000,9987.000;
128.60,7.000,6.000,9987.000;
128.70,7.000,6.000,9987.000;
128.80,7.000,6.000,9987.000;
128.90,7.000,6.000,9987.000;
129.00,7.000,5.000,9988.000;
129.10,7.000,5.000,9988.000;
129.20,7.000,5.000,9988.000;
129.30,7.000,5.000,9988.000;
129.40,7.000,5.000,9988.000;
129.50,7.000,5.000,9988.000;
129.60,7.000,5.000,9988.000;
129.70,7.000,5.000,9988.000;
129.80,7.000,4.000,9989.000;
129.90,7.000,4.000,9989.000;
130.00,7.000,4.000,9989.000;
130.10,7.000,4.000,9989.000;
130.20,7.000,4.000,9989.000;
130.30,7.000,4.000,9989.000;
130.40,7.000,4.000,9989.000;
130.50,7.000,4.000,9989.000;
130.60,7.000,4.000,9989.000;
130.70,7.000,4.000,9989.000;
130.80,7.000,4.000,9989.000;
130.90,7.000,4.000,9989.000;
131.00,7.000,4.000,9989.000;
131.10,7.000,4.000,9989.000;
131.20,7.000,4.000,9989.000;
131.30,7.000,4.000,9989.000;
131.40,7.000,4.000,9989.000;
131.50,7.000,4.000,9989.000;
131.60,7.000,4.000,9989.000;
131.70,7.000,4.000,9989.000;
131.80,7.000,4.000,9989.000;
131.90,7.000,4.000,9989.000;
132.00,7.000,4.000,9989.000;
132.10,7.000,4.000,9989.000;
132.20,7.000,4.000,9989.000;
132.30,7.000,4.000,9989.000;
132.40,7.000,4.000,9989.000;
132.50,7.000,4.000,9989.000;
132.60,7.000,4.000,9989.000;
132.70,7.000,4.000,9989.000;
132.80,7.000,4.000,9989.000;
132.90,7.000,4.000,9989.000;
133.00,7.000,4.000,9989.000;
133.10,7.000,4.000,9989.000;
133.20,7.000,4.000,9989.000;
133.30,7.000,4.000,9989.000;
133.40,7.000,4.000,9989.000;
133.50,7.000,4.000,9989.000;
133.60,7.000,4.000,9989.000;
133.70,7.000,4.000,9989.000;
133.80,7.000,4.000,9989.000;
133.90,7.000,4.000,9989.000;
134.00,7.000,4.000,9989.000;
134.10,7.000,4.000,9989.000;
134.20,7.000,4.000,9989.000;
134.30,7.000,4.000,9989.000;
134.40,7.000,4.000,9989.000;
134.50,7.000,4.000,9989.000;
134.60,7.000,4.000,9989.000;
134.70,7.000,4.000,9989.000;
134.80,7.000,4.000,9989.000;
134.90,7.000,4.000,9989.000;
135.00,7.000,4.000,9989.000;
135.10,7.000,4.000,9989.000;
135.20,7.000,4.000,9989.000;
135.30,7.000,4.000,9989.000;
135.40,7.000,4.000,9989.000;
135.50,7.000,4.000,9989.000;
135.60,7.000,4.000,9989.000;
135.70,7.000,4.000,9989.000;
135.80,7.000,4.000,9989.000;
135.90,7.000,3.000,9990.000;
136.00,7.000,3.000,9990.000;
136.10,7.000,3.000,9990.000;
136.20,7.000,3.000,9990.000;
136.30,7.000,3.000,9990.000;
136.40,7.000,3.000,9990.000;
136.50,7.000,3.000,9990.000;
136.60,7.000,3.000,9990.000;
136.70,7.000,3.000,9990.000;
136.80,7.000,3.000,9990.000;
136.90,7.000,3.000,9990.000;
137.00,7.000,3.000,9990.000;
137.10,7.000,3.000,9990.000;
137.20,7.000,3.000,9990.000;
137.30,7.000,3.000,9990.000;
137.40,7.000,3.000,9990.000;
137.50,7.000,3.000,9990.000;
137.60,7.000,3.000,9990.000;
137.70,7.000,3.000,9990.000;
137.80,7.000,3.000,9990.000;
137.90,7.000,3.000,9990.000;
138.00,7.000,3.000,9990.000;
138.10,7.000,3.000,9990.000;
138.20,7.000,3.000,9990.000;
138.30,7.000,3.000,9990.000;
138.40,7.000,3.000,9990.000;
138.50,7.000,3.000,9990.000;
138.60,7.000,3.000,9990.000;
138.70,7.000,3.000,9990.000;
138.80,7.000,3.000,9990.000;
138.90,7.000,3.000,9990.000;
139.00,7.000,3.000,9990.000;
139.10,7.000,3.000,9990.000;
139.20,7.000,3.000,9990.000;
139.30,7.000,3.000,9990.000;
139.40,7.000,3.000,9990.000;
139.50,7.000,3.000,9990.000;
139.60,7.000,3.000,9990.000;
139.70,7.000,3.000,9990.000;
139.80,7.000,3.000,9990.000;
139.90,7.000,3.000,9990.000;
140.00,7.000,3.000,9990.000;
140.10,7.000,3.000,9990.000;
140.20,7.000,3.000,9990.000;
140.30,7.000,3.000,9990.000;
140.40,7.000,3.000,9990.000;
140.50,7.000,3.000,9990.000;
140.60,7.000,3.000,9990.000;
140.70,7.000,3.000,9990.000;
140.80,7.000,3.000,9990.000;
140.90,7.000,3.000,9990.000;
141.00,7.000,3.000,9990.000;
141.10,7.000,3.000,9990.000;
141.20,7.000,3.000,9990.000;
141.30,7.000,3.000,9990.000;
141.40,7.000,3.000,9990.000;
141.50,7.000,3.000,9990.000;
141.60,7.000,3.000,9990.000;
141.70,7.000,2.000,9991.000;
141.80,7.000,2.000,9991.000;
141.90,7.000,2.000,9991.000;
142.00,7.000,2.000,9991.000;
142.10,7.000,2.000,9991.000;
142.20,7.000,2.000,9991.000;
142.30,7.000,2.000,9991.000;
142.40,7.000,2.000,9991.000;
142.50,7.000,2.000,9991.000;
142.60,7.000,2.000,9991.000;
142.70,7.000,2.000,9991.000;
142.80,7.000,2.000,9991.000;
142.90,7.000,2.000,9991.000;
143.00,7.000,2.000,9991.000;
143.10,7.000,2.000,9991.000;
143.20,7.000,2.000,9991.000;
143.30,7.000,2.000,9991.000;
143.40,7.000,2.000,9991.000;
143.50,7.000,2.000,9991.000;
143.60,7.000,2.000,9991.000;
143.70,7.000,2.000,9991.000;
143.80,7.000,2.000,9991.000;
143.90,7.000,2.000,9991.000;
144.00,7.000,2.000,9991.000;
144.10,7.000,2.000,9991.000;
144.20,7.000,2.000,9991.000;
144.30,7.000,2.000,9991.000;
144.40,7.000,2.000,9991.000;
144.50,7.000,2.000,9991.000;
144.60,7.000,2.000,9991.000;
144.70,7.000,2.000,9991.000;
144.80,7.000,2.000,9991.000;
144.90,7.000,2.000,9991.000;
145.00,7.000,2.000,9991.000;
145.10,7.000,2.000,9991.000;
145.20,7.000,2.000,9991.000;
145.30,7.000,2.000,9991.000;
145.40,7.000,2.000,9991.000;
145.50,7.000,2.000,9991.000;
145.60,7.000,2.000,9991.000;
145.70,7.000,2.000,9991.000;
145.80,7.000,2.000,9991.000;
145.90,7.000,2.000,9991.000;
146.00,7.000,2.000,9991.000;
146.10,7.000,2.000,9991.000;
146.20,7.000,2.000,9991.000;
146.30,7.000,2.000,9991.000;
146.40,7.000,2.000,9991.000;
146.50,7.000,2.000,9991.000;
146.60,7.000,2.000,9991.000;
146.70,7.000,2.000,9991.000;
146.80,7.000,2.000,9991.000;
146.90,7.000,2.000,9991.000;
147.00,7.000,2.000,9991.000;
147.10,7.000,2.000,9991.000;
147.20,7.000,2.000,9991.000;
147.30,7.000,2.000,9991.000;
147.40,7.000,2.000,9991.000;
147.50,7.000,2.000,9991.000;
147.60,7.000,2.000,9991.000;
147.70,7.000,2.000,9991.000;
147.80,7.000,2.000,9991.000;
147.90,7.000,2.000,9991.000;
148.00,7.000,2.000,9991.000;
148.10,7.000,2.000,9991.000;
148.20,7.000,2.000,9991.000;
148.30,7.000,2.000,9991.000;
148.40,7.000,2.000,9991.000;
148.50,7.000,2.000,9991.000;
148.60,7.000,2.000,9991.000;
148.70,7.000,2.000,9991.000;
148.80,7.000,2.000,9991.000;
148.90,7.000,2.000,9991.000;
149.00,7.000,2.000,9991.000;
149.10,7.000,2.000,9991.000;
149.20,7.000,2.000,9991.000;
149.30,7.000,2.000,9991.000;
149.40,7.000,2.000,9991.000;
149.50,7.000,2.000,9991.000;
149.60,7.000,2.000,9991.000;
149.70,7.000,2.000,9991.000;
149.80,7.000,2.000,9991.000;
149.90,7.000,2.000,9991.000;
150.00,7.000,2.000,9991.000;
];
time = dynamics (:, 1);
susceptible = dynamics (:, 2);
infected = dynamics (:, 3);
recovered = dynamics (:, 4);
totalPopulation = susceptible(1) + infected(1) + recovered(1);
susceptibleRatio = susceptible ./ totalPopulation;
infectedRatio = infected ./ totalPopulation;
recoveredRatio = recovered ./ totalPopulation;
steps = length (time);
indices = 0 : steps - 1;
replications = 0;
figure
plot (indices, susceptibleRatio.', 'color', 'blue', 'linewidth', 2);
hold on
plot (indices, infectedRatio.', 'color', 'red', 'linewidth', 2);
hold on
plot (indices, recoveredRatio.', 'color', 'green', 'linewidth', 2);
set(gca,'YTick',0:0.05:1.0);
set(gca,'XTick', indices(1:100:end), 'xticklabel', time(1:100:end));
xlabel ('Time');
ylabel ('Population Ratio');
legend('Susceptible','Infected', 'Recovered');
%titleStr = sprintf('SIR Dynamics of %i agents, with 0.10 dt, %i steps, 0 replications', totalPopulation, steps)
%title (titleStr);
